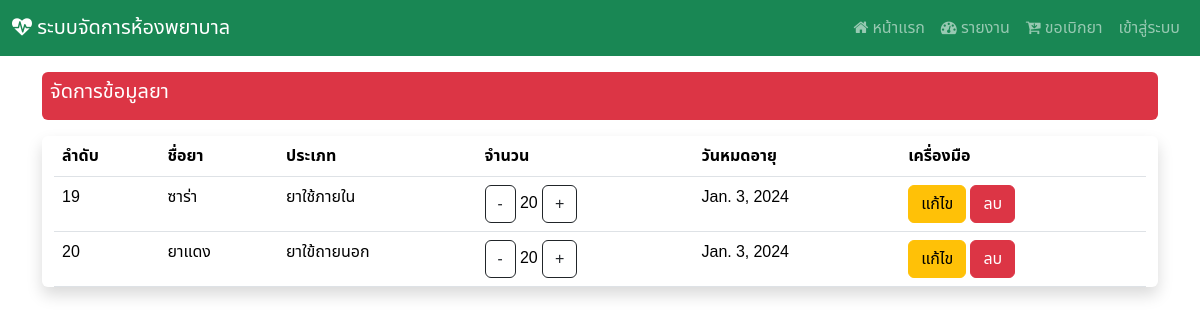
Page /manage_drug on the earlier database version.
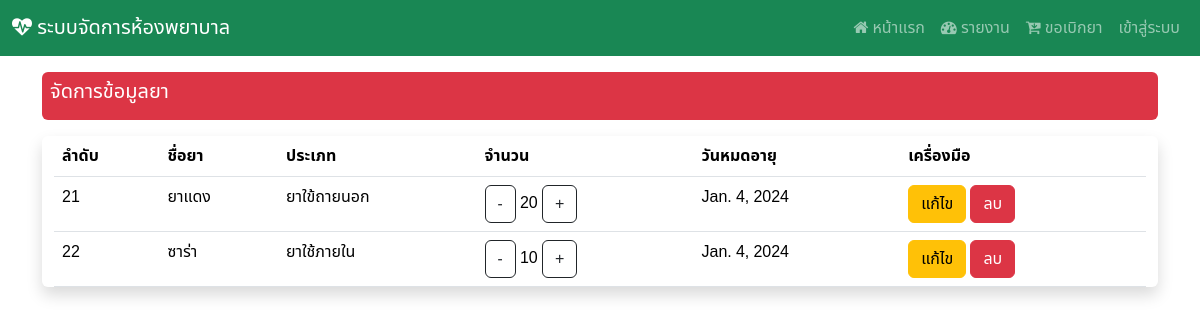
Same page on the later database version.
### Hospital_app/models.py (models this page shows, shortened)
class drug(models.Model):
    drug_id = models.AutoField(primary_key=True)
    drug_name = models.CharField(max_length=255)
    drug_img = models.ImageField(upload_to='images/drug',null=True)
    drug_type = models.ForeignKey(d_type, on_delete=models.CASCADE)
    drug_qty = models.IntegerField()
    drug_exp = models.DateField()

class d_type(models.Model):
    type_id = models.AutoField(primary_key=True)
    type_name = models.CharField(max_length=255)
    def __str__(self):
        return f"{self.type_name}"

### Hospital_app/views.py (the view)
# urls.py: path('manage_drug',views.manage_drug),
def manage_drug(request):
    show_drug = drug.objects.all()
    context  = {"drug" : show_drug}
    return render(request,'edit_drug.html',context)

### Hospital_app/templates/edit_drug.html (shortened to what this page needs)
{% extends "base.html" %}
{% block content %}
<div class="mt-3 p-2 bg-danger text-white rounded">
    <h5>จัดการข้อมูลยา</h5>
  </div>
<div class="container-fluid my-3 justify-content-center align-items-center shadow rounded">
<table class="table table-responsive">
    <thead>
        <tr>
            <th><div class="col d-none d-sm-block">
              ลำดับ
            </div></th>
            <th>ชื่อยา</th>
            <th>ประเภท</th>
            <th>จำนวน</th>
            <th>
              <div class="col d-none d-sm-block">
                วันหมดอายุ
              </div>
            </th>
            <th>เครื่องมือ</th>
        </tr>
    </thead>
    <tbody>
        {% for i in drug %}
        <tr>
            <td>{{i.drug_id}}</td>
            <td>{{i.drug_name}}</td>
            <td>{{i.drug_type}}</td>
            <td>
              <a href="decrease_qty/{{i.drug_id}}" class="btn btn-outline-dark"> - </a>
              {{i.drug_qty}}
              <a href="increase_qty/{{i.drug_id}}" class="btn btn-outline-dark"> + </a>
            </td>
            <td>{{i.drug_exp}}</td>
            <td> {% comment %} ปุ่มแก้ไข และ ลบ จะกลายเป็นไอคอนไม่จอลดขนาดลง {% endcomment %}
              <div class="col d-none d-sm-block">
                <a href="edit/{{i.drug_id}}" class="btn btn-warning">แก้ไข<a/>
                  <a href="#" class="btn btn-danger" data-bs-toggle="modal"
                  data-bs-target="#deleteConfirmationModal"
                  onclick="setDeleteUrl('delete/{{i.drug_id}}')">
                  ลบ
                    </a>
              </div>
              </td>{% comment %} ปุ่มแก้ไข และ ลบ จะกลายเป็นไอคอนไม่จอลดขนาดลง {% endcomment %}
        </tr>
        {% endfor %}
    </tbody>
</div>
{% endblock  %}

### Hospital_app/templates/base.html (shortened to what this page needs)
<!DOCTYPE html>
<html>
  <head>
    {% load bootstrap5 %} {% bootstrap_css %} {% bootstrap_javascript %}
    <link rel="stylesheet" href="path/to/font-awesome/css/font-awesome.min.css">
    <link
      href="https://maxcdn.bootstrapcdn.com/font-awesome/4.7.0/css/font-awesome.min.css"
      rel="stylesheet"
    />
  </head>
  <body>
    <nav class="navbar navbar-expand-lg navbar-dark bg-success">
      <div class="container-fluid">
        <a class="navbar-brand" href="#"><i class="fa fa-heartbeat" aria-hidden="true"></i>
        ระบบจัดการห้องพยาบาล
        </a>
        <div class="collapse navbar-collapse" id="navbarNav">
          <ul class="navbar-nav ms-auto">
            <li class="nav-item">
              <a class="nav-link" href="/">
                <i class="fa fa-home" aria-hidden="true"></i>
                หน้าเเรก</a>
            </li>
            <li class="nav-item">
              <a class="nav-link" href="/report">
                <i class="fa fa-tachometer" aria-hidden="true"></i>
                รายงาน</a>
            </li>
            <li class="nav-item">
              <a class="nav-link" href="/buy_drugu">
                <i class="fa fa-cart-arrow-down" aria-hidden="true"></i>
                ขอเบิกยา</a>
            </li>
            {% if user.is_authenticated %}
            <li class="nav-item">
              <a class="nav-link" href="logout">ออกจากระบบ</a>
            </li>
            {% else %}
            <li class="nav-item">
              <a class="nav-link" href="/login">เข้าสู่ระบบ</a>
            </li>
            {% endif %}
          </ul>
        </div>
      </div>
    </nav>
    <div class="container ">
      {% block content%}{% endblock %}
    </div>
  </body>
</html>

### Hospital_app/templates/base.html (style rules this page uses)
body { font-family: "Noto Sans Thai", sans-serif; }

Differences in the rows shown:
removed drug: drug_id "19", drug_name "ซาร่า", drug_type "ยาใช้ภายใน", drug_qty "20", drug_exp "Jan. 3, 2024"
removed drug: drug_id "20", drug_name "ยาแดง", drug_type "ยาใข้ถายนอก", drug_qty "20", drug_exp "Jan. 3, 2024"
added drug: drug_id "21", drug_name "ยาแดง", drug_type "ยาใข้ถายนอก", drug_qty "20", drug_exp "Jan. 4, 2024"
added drug: drug_id "22", drug_name "ซาร่า", drug_type "ยาใช้ภายใน", drug_qty "10", drug_exp "Jan. 4, 2024"
